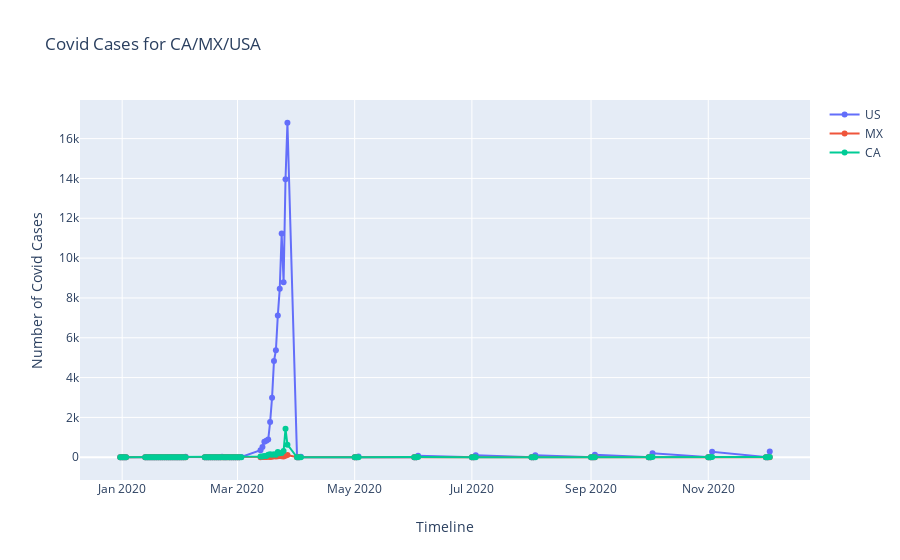

The code cell stored with this chart in its notebook:
### Markdown cell above
# But like...what about the axes?
<img src="images/label-axis.jpg" />

### Code cell
fig = go.Figure()

for country in usa_border_buddies:
    df_country = df.loc[df["countriesAndTerritories"]==country]
    geoId = df_country["geoId"].values[0]
    trace = go.Scatter(x=df_country["dateRep"], y=df_country["cases"], mode="lines+markers", name=geoId)
    fig.add_trace(trace)

fig.update_layout(
    title="Covid Cases for CA/MX/USA",
    xaxis_title="Timeline",
    yaxis_title="Number of Covid Cases"
)
    
fig.show()
